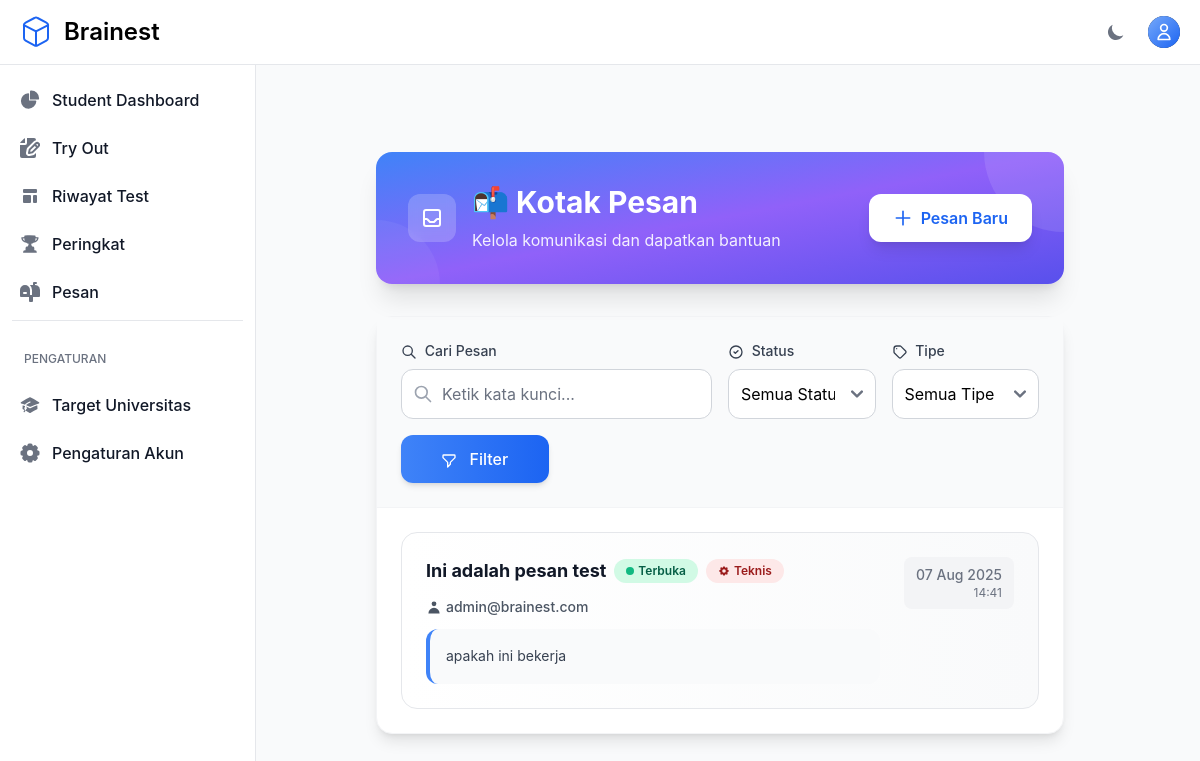
Page /messages/ (signed in) on the earlier database version.
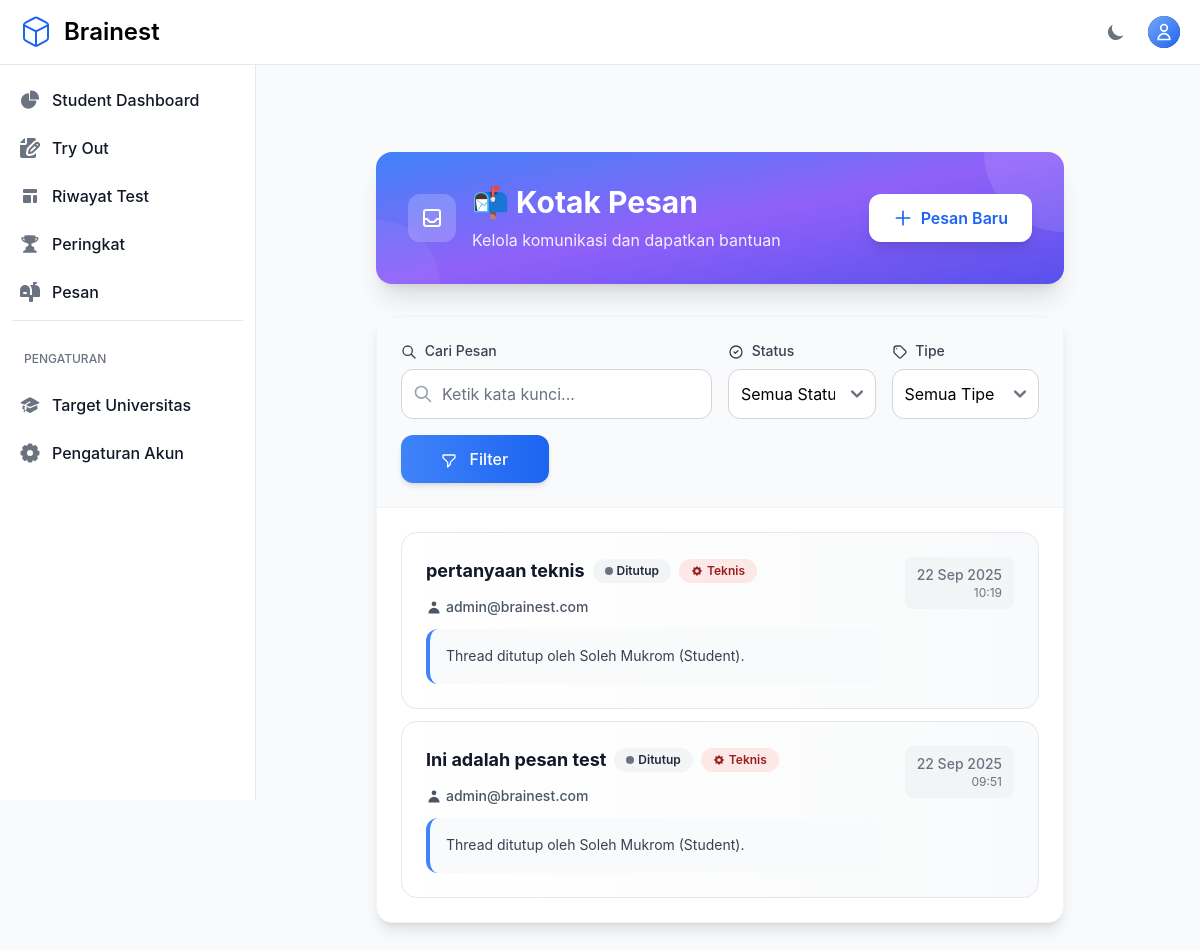
Same page on the later database version.
### otosapp/models.py (models this page shows, shortened)
class MessageThread(models.Model):
    THREAD_TYPES = [
        ('academic', 'Pertanyaan Materi'),
        ('technical', 'Masalah Teknis/Aplikasi'),
        ('report', 'Pelaporan Masalah'),
        ('general', 'Umum'),
    ]
    STATUS_CHOICES = [
        ('open', 'Terbuka'),
        ('pending', 'Menunggu Respons'),
        ('resolved', 'Selesai'),
        ('closed', 'Ditutup'),
    ]
    title = models.CharField(max_length=200, help_text="Judul thread pesan")
    thread_type = models.CharField(max_length=20, choices=THREAD_TYPES, default='general')
    status = models.CharField(max_length=20, choices=STATUS_CHOICES, default='open')
    student = models.ForeignKey(User, on_delete=models.CASCADE, related_name='student_threads')
    teacher_or_admin = models.ForeignKey(User, on_delete=models.SET_NULL, null=True, blank=True,
                                       related_name='handled_threads',
                                       help_text="Guru atau admin yang menangani")
    category = models.ForeignKey(Category, on_delete=models.SET_NULL, null=True, blank=True,
                               help_text="Kategori materi (untuk pertanyaan akademik)")
    created_at = models.DateTimeField(auto_now_add=True)
    updated_at = models.DateTimeField(auto_now=True)
    last_activity = models.DateTimeField(auto_now=True)
    priority = models.CharField(max_length=10, choices=[
        ('low', 'Rendah'),
        ('normal', 'Normal'),
        ('high', 'Tinggi'),
        ('urgent', 'Mendesak')
    ], default='normal')
    close_requested_by = models.ForeignKey(
        User,
        on_delete=models.SET_NULL,
        null=True,
        blank=True,
        related_name='close_requests',
        help_text='Guru yang meminta penutupan thread'
    )
    close_requested_at = models.DateTimeField(null=True, blank=True, help_text='Waktu ketika guru meminta penutupan')
    closed_by = models.ForeignKey(
        User,
        on_delete=models.SET_NULL,
        null=True,
        blank=True,
        related_name='closed_threads',
        help_text='User yang menutup thread'
    )
    closed_at = models.DateTimeField(null=True, blank=True, help_text='Waktu ketika thread ditutup')
    reopened_by = models.ForeignKey(
        User,
        on_delete=models.SET_NULL,
        null=True,
        blank=True,
        related_name='reopened_threads',
        help_text='User yang membuka kembali thread'
    )
    reopened_at = models.DateTimeField(null=True, blank=True, help_text='Waktu ketika thread dibuka kembali')
    class Meta:
        ordering = ['-last_activity']
        verbose_name = "Thread Pesan"
        verbose_name_plural = "Thread Pesan"
    def get_last_message(self):
        return self.messages.last()
    def get_unread_count_for_user(self, user):
        return self.messages.filter(is_read=False).exclude(sender=user).count()

class User(AbstractUser):
    email = models.EmailField(unique=True)
    phone_number = models.CharField(max_length=20, null=True, blank=True, verbose_name='Phone Number')
    USERNAME_FIELD = 'email'
    REQUIRED_FIELDS = ['username']
    role = models.ForeignKey('Role', on_delete=models.SET_NULL, null=True)
    profile_picture = models.ImageField(upload_to='profile_pictures/', null=True, blank=True, storage=get_storage, max_length=500)
    groups = models.ManyToManyField(
        Group,
        related_name="custom_user_set",  # Add a custom related name here
        blank=True,
        help_text="The groups this user belongs to.",
        verbose_name="groups"
    )
    user_permissions = models.ManyToManyField(
        Permission,
        related_name="custom_user_permissions",  # Add a custom related name here
        blank=True,
        help_text="Specific permissions for this user.",
        verbose_name="user permissions"
    )
    def is_admin(self):
        return self.role and self.role.role_name == 'Admin'

class Message(models.Model):
    thread = models.ForeignKey(MessageThread, on_delete=models.CASCADE, related_name='messages')
    sender = models.ForeignKey(User, on_delete=models.CASCADE, related_name='sent_messages')
    content = models.TextField(help_text="Isi pesan")
    attachment = models.FileField(upload_to='message_attachments/', null=True, blank=True,
                                help_text="File lampiran (opsional)")
    is_read = models.BooleanField(default=False)
    is_edited = models.BooleanField(default=False)
    created_at = models.DateTimeField(auto_now_add=True)
    updated_at = models.DateTimeField(auto_now=True)
    class Meta:
        ordering = ['created_at']
        verbose_name = "Pesan"
        verbose_name_plural = "Pesan"

### otosapp/views.py (the view)
# urls.py: path('messages/', views.message_inbox, name='message_inbox'),
@login_required
def message_inbox(request):
    user = request.user
    if user.role and user.role.role_name == 'Student':
        threads = MessageThread.objects.filter(student=user)
    else:
        threads = MessageThread.objects.filter(
            Q(teacher_or_admin=user) | Q(teacher_or_admin=None)
        )
    status_filter = request.GET.get('status', '')
    type_filter = request.GET.get('type', '')
    search_query = request.GET.get('search', '')
    if status_filter:
        threads = threads.filter(status=status_filter)
    if type_filter:
        threads = threads.filter(thread_type=type_filter)
    if search_query:
        threads = threads.filter(
            Q(title__icontains=search_query) |
            Q(messages__content__icontains=search_query)
        ).distinct()
    threads = threads.order_by('-last_activity')
    paginator = Paginator(threads, 10)
    page = request.GET.get('page')
    try:
        threads_page = paginator.page(page)
    except PageNotAnInteger:
        threads_page = paginator.page(1)
    except EmptyPage:
        threads_page = paginator.page(paginator.num_pages)
    for thread in threads_page:
        thread.unread_count = thread.get_unread_count_for_user(user)
    context = {
        'threads': threads_page,
        'status_choices': MessageThread.STATUS_CHOICES,
        'thread_type_choices': MessageThread.THREAD_TYPES,
        'current_status': status_filter,
        'current_type': type_filter,
        'current_search': search_query,
    }
    return render(request, 'messages/inbox.html', context)

### otosapp/templates/messages/inbox.html (shortened to what the changed rows need)
{% extends 'base.html' %}
{% load static %}
{% block content %}
<div class="max-w-7xl mx-auto px-4 sm:px-6 lg:px-8 py-8">
    <div class="bg-gradient-to-br from-blue-500 via-purple-500 to-indigo-600 rounded-2xl shadow-xl p-8 mb-8 text-white relative overflow-hidden">
        <div class="relative z-10">
            <div class="flex items-center justify-between">
                <div class="flex items-center">
                    <div>
                        <h1 class="text-3xl font-bold mb-2">📬 Kotak Pesan</h1>
                    </div>
                </div>
            </div>
        </div>
    </div>
    <div class="bg-white dark:bg-gray-800 rounded-2xl shadow-lg border border-gray-100 dark:border-gray-700">
        <div class="p-6">
            {% if threads %}
                <div class="space-y-3">
                    {% for thread in threads %}
                    <div class="bg-gradient-to-r from-white to-gray-50 dark:from-gray-800 dark:to-gray-750 border border-gray-200 dark:border-gray-700 rounded-2xl hover:shadow-lg hover:border-blue-200 dark:hover:border-blue-600 transition-all duration-300 transform hover:scale-[1.01] group">
                        <a href="{% url 'message_thread' thread.id %}" class="block p-6">
                            <div class="flex items-start justify-between">
                                <div class="flex-1">
                                    <div class="flex items-center flex-wrap gap-2 mb-3">
                                        <h3 class="font-bold text-lg text-gray-900 dark:text-white group-hover:text-blue-600 dark:group-hover:text-blue-400 transition-colors duration-200">
                                            {{ thread.title }}
                                        </h3>
                                        {% if thread.status == 'open' %}
                                            <span class="inline-flex items-center px-3 py-1 rounded-full text-xs font-semibold bg-emerald-100 text-emerald-800 dark:bg-emerald-800 dark:text-emerald-100">
                                                <span class="w-2 h-2 bg-emerald-500 rounded-full mr-1"></span>
                                                Terbuka
                                            </span>
                                        {% elif thread.status == 'pending' %}
                                            <span class="inline-flex items-center px-3 py-1 rounded-full text-xs font-semibold bg-amber-100 text-amber-800 dark:bg-amber-800 dark:text-amber-100">
                                                <span class="w-2 h-2 bg-amber-500 rounded-full mr-1"></span>
                                                Menunggu
                                            </span>
                                        {% elif thread.status == 'resolved' %}
                                            <span class="inline-flex items-center px-3 py-1 rounded-full text-xs font-semibold bg-blue-100 text-blue-800 dark:bg-blue-800 dark:text-blue-100">
                                                <span class="w-2 h-2 bg-blue-500 rounded-full mr-1"></span>
                                                Selesai
                                            </span>
                                        {% else %}
                                            <span class="inline-flex items-center px-3 py-1 rounded-full text-xs font-semibold bg-gray-100 text-gray-800 dark:bg-gray-700 dark:text-gray-200">
                                                <span class="w-2 h-2 bg-gray-500 rounded-full mr-1"></span>
                                                Ditutup
                                            </span>
                                        {% endif %}
                                        {% if thread.thread_type == 'academic' %}
                                            <span class="inline-flex items-center px-3 py-1 rounded-full text-xs font-semibold bg-purple-100 text-purple-800 dark:bg-purple-800 dark:text-purple-100">
                                                <svg class="w-3 h-3 mr-1" fill="currentColor" viewBox="0 0 20 20">
                                                    <path d="M10.394 2.08a1 1 0 00-.788 0l-7 3a1 1 0 000 1.84L5.25 8.051a.999.999 0 01.356-.257l4-1.714a1 1 0 11.788 1.838L7.667 9.088l1.94.831a1 1 0 00.787 0l7-3a1 1 0 000-1.838l-7-3zM3.31 9.397L5 10.12v4.102a8.969 8.969 0 00-1.05-.174 1 1 0 01-.89-.89 11.115 11.115 0 01.25-3.762zM9.3 16.573A9.026 9.026 0 007 14.935v-3.957l1.818.78a3 3 0 002.364 0l5.508-2.361a11.026 11.026 0 01.25 3.762 1 1 0 01-.89.89 8.968 8.968 0 00-5.35 2.524 1 1 0 01-1.4 0zM6 18a1 1 0 001-1v-2.065a8.935 8.935 0 00-2-.712V17a1 1 0 001 1z"></path>
                                                </svg>
                                                Materi
                                            </span>
                                        {% elif thread.thread_type == 'technical' %}
                                            <span class="inline-flex items-center px-3 py-1 rounded-full text-xs font-semibold bg-red-100 text-red-800 dark:bg-red-800 dark:text-red-100">
                                                Teknis
                                            </span>
                                        {% endif %}
                                    </div>
                                    <div class="flex items-center text-sm text-gray-600 dark:text-gray-400 mb-3 space-x-4">
                                        {% if user.role.role_name == 'Student' %}
                                            <div class="flex items-center">
                                                <svg class="w-4 h-4 mr-1" fill="currentColor" viewBox="0 0 20 20">
                                                    <path fill-rule="evenodd" d="M10 9a3 3 0 100-6 3 3 0 000 6zm-7 9a7 7 0 1114 0H3z" clip-rule="evenodd"></path>
                                                </svg>
                                                {% if thread.teacher_or_admin %}
                                                    <span class="font-medium">{{ thread.teacher_or_admin.username }}</span>
                                                {% else %}
                                                    <span class="text-amber-600 dark:text-amber-400 font-medium">Belum ditangani</span>
                                                {% endif %}
                                            </div>
                                        {% endif %}
                                    </div>
                                    {% with last_message=thread.get_last_message %}
                                    {% if last_message %}
                                        <div class="bg-gray-50 dark:bg-gray-700/50 rounded-xl p-4 border-l-4 border-blue-500">
                                            <p class="text-gray-700 dark:text-gray-300 text-sm leading-relaxed">
                                                {{ last_message.content|truncatechars:200 }}
                                            </p>
                                        </div>
                                    {% endif %}
                                    {% endwith %}
                                </div>
                                <div class="text-right text-sm text-gray-500 dark:text-gray-400 ml-6 flex-shrink-0">
                                    <div class="bg-gray-100 dark:bg-gray-700 px-3 py-2 rounded-lg">
                                        <div class="font-medium">{{ thread.last_activity|date:"d M Y" }}</div>
                                        <div class="text-xs">{{ thread.last_activity|time:"H:i" }}</div>
                                    </div>
                                </div>
                            </div>
                        </a>
                    </div>
                    {% endfor %}
                </div>
            {% endif %}
        </div>
    </div>
</div>
{% endblock %}

Differences in the rows shown:
added MessageThread: title "pertanyaan teknis", status "closed" (drawn), thread_type "technical" (drawn), teacher_or_admin.username "admin@brainest.com", get_last_message.content "Thread ditutup oleh Soleh Mukrom (Student).", last_activity "22 Sep 2025", last_activity "10:19"
changed MessageThread "Ini adalah pesan test": get_last_message.content "apakah ini bekerja" → "Thread ditutup oleh Soleh Mukrom (Student)."; last_activity "07 Aug 2025" → "22 Sep 2025"; last_activity "14:41" → "09:51"; status "Terbuka" → "Ditutup"
